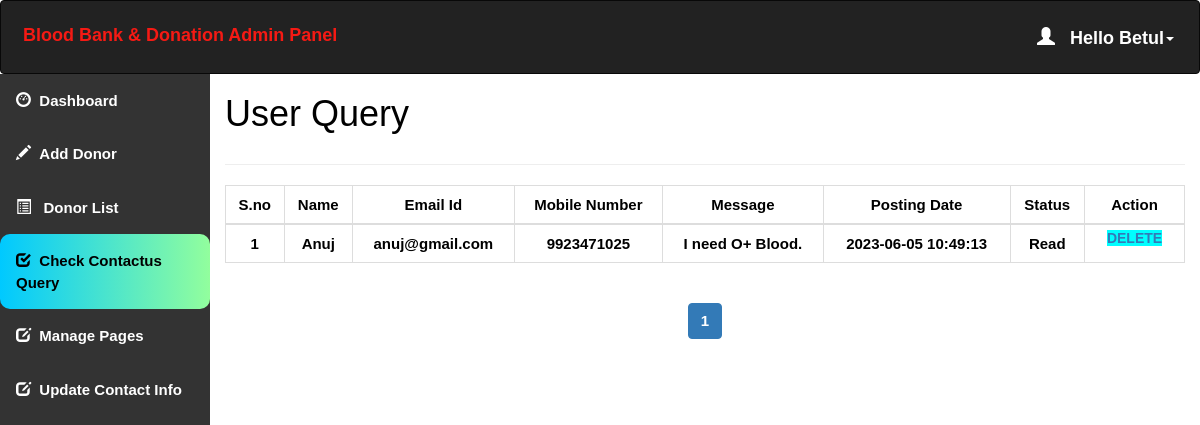
Page /admin/query.php (signed in) on the committed database.
### tables this page shows
create table contact_query(
                              query_id int auto_increment Not Null,
                              query_name varchar(100) NOT NULL,
                              query_mail varchar(120) NOT NULL,
                              query_number char(11) NOT NULL,
                              query_message longtext NOT NULL,
                              query_date timestamp NOT NULL DEFAULT CURRENT_TIMESTAMP,
                              query_status int(11) DEFAULT NULL,
                              Primary key(query_id)
);

### admin/query.php (the view, shortened to what this page needs)
 <!DOCTYPE html>
<html lang="en">
<head>
    <link rel="stylesheet" href="https://maxcdn.bootstrapcdn.com/bootstrap/3.4.1/css/bootstrap.min.css">
</head>
<?php
include 'conn.php';
if (isset($_SESSION['loggedin']) && $_SESSION['loggedin'] == true) {
?>
<body style="color:black">
<div id="header">
    <?php include 'header.php';
    ?>
</div>
<div id="sidebar">
    <?php $active="query"; include 'sidebar.php'; ?>
</div>
<div id="content" >
    <div class="content-wrapper">
        <div class="container-fluid">
            <div class="row">
                <div class="col-md-12 lg-12 sm-12">
                    <h1 class="page-title">User Query</h1>
                </div>
            </div>
            <hr>
            <?php
            include 'conn.php';
            $limit = 10;
            if(isset($_GET['page'])){
                $page = $_GET['page'];
            }else{
                $page = 1;
            }
            $offset = ($page - 1) * $limit;
            $count=$offset+1;
            $sql= "select * from contact_query LIMIT {$offset},{$limit}";
            $result=mysqli_query($conn,$sql);
            if(mysqli_num_rows($result)>0)   {
                ?>
                <div class="table-responsive">
                    <table class="table table-bordered" style="text-align:center">
                        <thead style="text-align:center">
                        <th style="text-align:center">S.no</th>
                        <th style="text-align:center">Name</th>
                        <th style="text-align:center">Email Id</th>
                        <th style="text-align:center">Mobile Number</th>
                        <th style="text-align:center">Message</th>
                        <th style="text-align:center">Posting Date</th>
                        <th style="text-align:center">Status</th>
                        <th style="text-align:center">Action</th>
                        </thead>
                        <tbody>
                        <?php
                        while($row = mysqli_fetch_assoc($result)) { ?>
                            <tr>
                                <td><?php echo $count++; ?></td>
                                <td><?php echo $row['query_name']; ?></td>
                                <td><?php echo $row['query_mail']; ?></td>
                                <td><?php echo $row['query_number']; ?></td>
                                <td><?php echo $row['query_message']; ?></td>
                                <td><?php echo $row['query_date']; ?></td>
                                <?php if($row['query_status']==1)
                                {
                                    ?><td>Read<br></td>
                                <?php } else {?>
                                    <td><a href="query.php?id=<?php echo $row['query_id'];?>" onclick="clickme()"><b id="demo">Pending</b></a><br>
                                    </td>
                                <?php } ?>
                                <td id="he" style="width:100px">
                                    <a style="background-color:aqua" href='delete_query.php?id=<?php echo $row['query_id']; ?>'> Delete </a>
                                </td>
                            </tr>
                        <?php } ?>
                        </tbody>
                    </table>
                </div>
            <?php } ?>
            <div class="table-responsive" style="text-align:center;align:center">
                <?php
                $sql1 = "SELECT * FROM contact_query";
                $result1 = mysqli_query($conn, $sql1) or die("Query Failed.");
                if(mysqli_num_rows($result1) > 0){
                    $total_records = mysqli_num_rows($result1);
                    $total_page = ceil($total_records / $limit);
                    echo '<ul class="pagination admin-pagination">';
                    for($i = 1; $i <= $total_page; $i++){
                        if($i == $page){
                            $active = "active";
                        }else{
                            $active = "";
                        }
                        echo '<li class="'.$active.'"><a href="query.php?page='.$i.'">'.$i.'</a></li>';
                    }
                    echo '</ul>';
                }
                ?>
            </div>
        </div>
    </div>
    <?php }
    ?>
</body>
</html>

### admin/header.php (shortened to what this page needs)
<!DOCTYPE html>
<html lang="en">
<head>
    <link rel="stylesheet" href="https://maxcdn.bootstrapcdn.com/bootstrap/3.4.1/css/bootstrap.min.css">
</head>
<body>
<nav class="navbar navbar-inverse">
    <div class="container-fluid">
        <div class="navbar-header">
            <a class="navbar-brand" id="qq" href="dashboard.php" style="color:#F51A14;">Blood Bank & Donation Admin Panel</a>
        </div>
        <ul class="nav navbar-nav navbar-right">
            <li class="dropdown"><a class="dropdown-toggle" id="qw" data-toggle="dropdown" href="#" style="font-weight:bold;color:white "> <span class="glyphicon glyphicon-user"></span>&nbsp&nbsp
                    <?php
                    include 'conn.php';
                    $username=$_SESSION['username'];
                    $sql="select * from admin_info where admin_username='$username'";
                    $result=mysqli_query($conn,$sql) or die("query failed.");
                    $row=mysqli_fetch_assoc($result);
                    echo "Hello ".$row['admin_name'];
                    ?><span class="caret"></span></a>
            </li>
        </ul>
    </div>
</nav>
</body></html>

### admin/query.php (style rules this page uses)
#sidebar { position:relative;margin-top:-20px }
#content { position:relative;margin-left:210px }
#he { font-size: 14px; font-weight: 600; text-transform: uppercase; padding: 3px 7px; color: #fff; text-decoration: none; border-radius: 3px; align:center }

### admin/header.php (style rules this page uses)
.navbar { background-color: #333333 ; padding: 10px 10px; color:#FF0404 ; }
.navbar a { float: left; color: white; text-align: center; padding: 12px; text-decoration: none; font-size: 18px; line-height: 25px; }
.navbar-brand { font-size: 25px; font-weight: bold; }
.navbar a { float: none; display: block; text-align: left; }
.navbar-right { float: none; }

### admin/sidebar.php (style rules this page uses)
body { margin: 0; font-family: 'Averia Gruesa Libre', sans-serif;font-size: 15px; color:#F8F9F9; }

### rows in the picture
contact_query: query_name "Anuj", query_mail "anuj@gmail.com", query_number "9923471025", query_message "I need O+ Blood.", query_date "2023-06-05 10:49:13", query_status "Read"

### other values in the picture
$row['admin_name'] "Betul"
